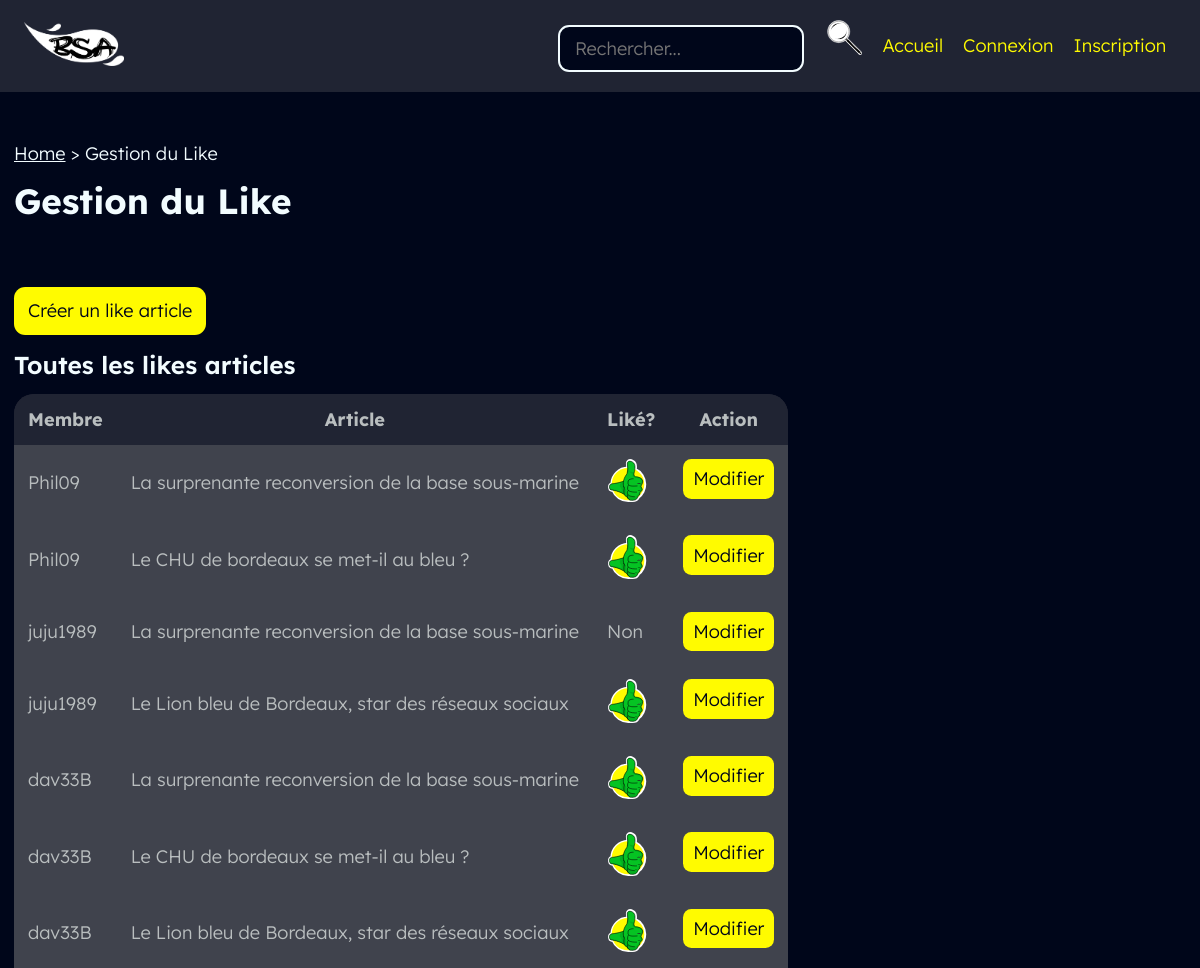
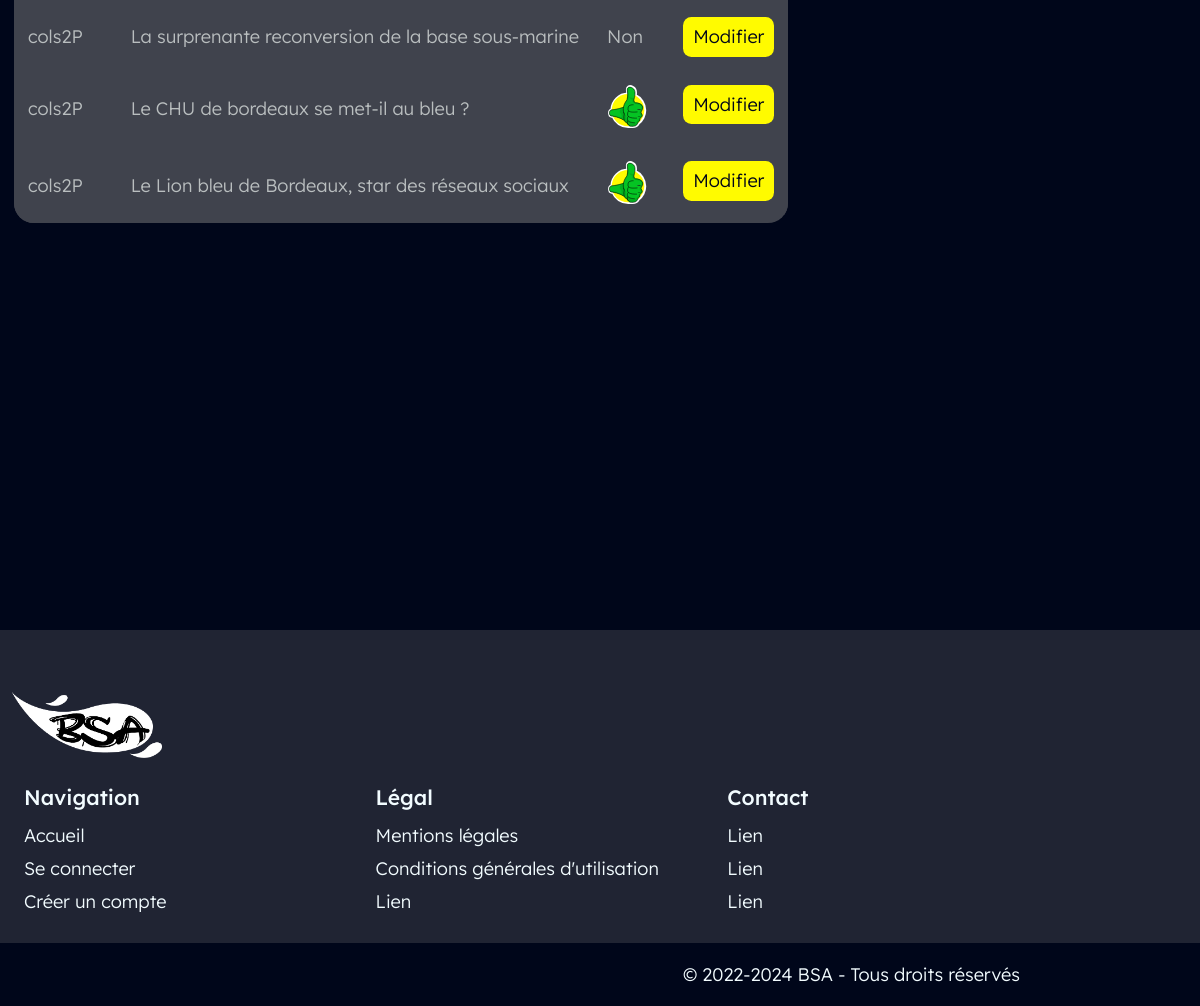
The app's page /back/likeArt/likeArt.php with its own data (2 pictures, top to bottom).
### tables this page shows
create table likeart
(
   numMemb int(10) not null,  
   numArt int(8) not null,    
   likeA bool DEFAULT TRUE,
   primary key (numMemb, numArt)
);

create table membre
(
   numMemb int(10) not null auto_increment,  
   prenomMemb varchar(70) not null,
   nomMemb varchar(70) not null,
   pseudoMemb varchar(70) not null,
   passMemb varchar(70) not null,
   eMailMemb varchar(100) not null,
   dtCreaMemb timestamp DEFAULT CURRENT_TIMESTAMP ON UPDATE CURRENT_TIMESTAMP,
   accordMemb bool DEFAULT TRUE,
   idStat int(5) not null,                   
   primary key (numMemb)
);

create table article
(
   numArt int(8) not null auto_increment,    
   dtCreArt timestamp DEFAULT CURRENT_TIMESTAMP ON UPDATE CURRENT_TIMESTAMP,	 
   libTitrArt varchar(100),	    
   libChapoArt text(500),			 
   libAccrochArt varchar(100),	 
   parag1Art text(1200),			 
   libSsTitr1Art varchar(100),	 
   parag2Art text(1200),			 
   libSsTitr2Art varchar(100),	 
   parag3Art text(1200),			 
   libConclArt text(800),			 
   urlPhotArt varchar(70),			 
   numAngl varchar(8) not null,	 
   numThem varchar(8) not null,	 
   primary key (numArt)
);

### CLASS_CRUD/likeart.class.php (called while the page is built, shortened)
<?php
require_once __DIR__ . '../../connect/database.php';
class likeart{
	function get_AllLikesArt(){
		global $db;
		$query = 'SELECT likeart.*, membre.pseudoMemb, article.libTitrArt FROM likeart
				INNER JOIN membre ON likeart.numMemb=membre.numMemb
				INNER JOIN article ON likeart.numArt=article.numArt;';
		$request = $db->query($query);
		$allLikesArt = $request->fetchAll();
		return($allLikesArt);
	}
}

### util/paths.php (called while the page is built, shortened)
<?php
function sitePath() {
    return realpath(__DIR__."/../");
}
function webSitePath($morePath="") {
    return preg_replace(
        '/\\\/',
        '/',
        str_replace(realpath($_SERVER["DOCUMENT_ROOT"]), '', sitePath())
    ).$morePath;
}
function webAssetPath($morePath="") {
    return webSitePath('/assets/'.$morePath);
}
?>

### back/likeArt/likeArt.php (the view, shortened to what this page needs)
<?php
require_once __DIR__ . '/../../util/index.php';
require_once __DIR__ . '/../../class_crud/likeart.class.php';
$monLikeArt = new likeart();
include __DIR__ . '/../../layouts/back/head.php';
?>
	<a class="btn btn-lg" href="./createLikeArt.php" title="Créer un Like Article">Créer un like article</a>
	<h3>Toutes les likes articles</h3>
	<table >
        <thead>
            <tr>
                <th>Membre</th>
                <th>Article</th>
                <th>Liké?</th>
                <th class="sticky-right">Action</th>
            </tr>
        </thead>
        <tbody>
        <?php
        $all = $monLikeArt->get_AllLikesArt();
        foreach($all as $row) {
        ?>
            <tr>
                <td><?= $row['pseudoMemb'] ?></td>
                <td><?= $row['libTitrArt'] ?></td>
                <td>
                    <?php if($row['likeA']) { ?>
                        <img width=40 src="<?=webAssetPath('svg/liked.svg') ?>" alt=" ">
                    <?php } else { ?>
                        Non
                    <?php } ?>
                </td>
                <td class="actions sticky-right">
                    <a class="btn btn-md" href="./updateLikeArt.php?numMemb=<?=$row['numMemb']?>&numArt=<?=$row['numArt']?>" title="Modifier le like">Modifier</a>
                </td>
            </tr>
        <?php }	 ?>
        </tbody>
    </table>
<?php require_once __DIR__ . '/../../layouts/back/foot.php'; ?>

### assets/css/var.css (style rules this page uses)
:root { font-size: 14px; --bg1: #00061A ; --bg2: #202433 ; --bg3: #40434D ; --p1: #F2FCFF ; --p2: #D5DDDF ; --p3:#B9BEBF ; --i:#FFFB00 ; --g1:#2F23D6 ; --g2:#4AC5E8 ; --g3:#D91D1D ; --g4:#EE7C0B ; --g5:#05C323 ; --g6:#EC03E5 ; --gFocus: #9da3f5; --h1: 400 6rem 'a Attack Graffiti', sans-serif; --h2: 700 2.5rem "Lexend Deca", sans-serif; --h3: 600 1.75rem "Lexend Deca", sans-serif; --h4: 500 1.5rem "Lexend Deca", sans-serif; --p: 300 1.3rem "Lexend Deca", sans-serif; --label: 200 1.125rem "Lexend Deca", sans-serif; --rounded-md: 0.6rem; --rounded-lg: 0.8rem; }

### assets/css/master.css (style rules this page uses)
body { background-color: var(--bg1); color: var(--p1); position: relative; width: 100%; }
* { box-sizing: border-box; margin: 0; padding: 0; background: var(--background); color: var(--color); outline: 0px solid transparent; }
.btn { --color: var(--bg1); --background: var(--i); text-decoration: none; font: var(--p); display: inline-block; text-align: center; cursor: pointer; border: none; transition: transform .2s, outline .2s; }
.btn.btn-lg { padding: 0.9rem 1rem; border-radius: var(--rounded-lg); }
.btn.btn-md { padding: 0.6rem 0.7rem; border-radius: var(--rounded-md); }
h1, h2, h3, h4 { margin-top: 1rem; margin-bottom: 1rem; }
h3, .font-h3 { font: var(--h3); }

### assets/css/admin.css (style rules this page uses)
table { display: block; position: relative; border-radius: 20px; padding: 0; overflow: hidden; border: none; font: var(--p); overflow-x: auto; overflow-y: auto; max-height: 80vh; max-width: 100%; }
table, th, td { border: hidden; border-collapse:collapse; }
table thead { position: sticky; top:0; border: none; padding: 1rem; color: var(--p3); background: var(--bg2); z-index: 10; }
table th { color: var(--p3); background: var(--bg2); }
table td { color: var(--p3); background: var(--bg3); }
table th, table td { height: auto; padding: 1rem 1rem; }
table .actions { display: flex; flex-flow: row nowrap; gap: 1rem; }
table .sticky-right { position: sticky; right: 0; }
table tbody { border: none; padding: 1rem; color: var(--p1); background: var(--bg3); }

### records on screen
likeart: numMemb.pseudoMemb "Phil09", numArt.libTitrArt "La surprenante reconversion de la base sous-marine", likeA 1 (drawn)
likeart: numMemb.pseudoMemb "Phil09", numArt.libTitrArt "Le CHU de bordeaux se met-il au bleu ?", likeA 1 (drawn)
likeart: numMemb.pseudoMemb "juju1989", numArt.libTitrArt "La surprenante reconversion de la base sous-marine", likeA "Non"
likeart: numMemb.pseudoMemb "juju1989", numArt.libTitrArt "Le Lion bleu de Bordeaux, star des réseaux sociaux", likeA 1 (drawn)
likeart: numMemb.pseudoMemb "dav33B", numArt.libTitrArt "La surprenante reconversion de la base sous-marine", likeA 1 (drawn)
likeart: numMemb.pseudoMemb "dav33B", numArt.libTitrArt "Le CHU de bordeaux se met-il au bleu ?", likeA 1 (drawn)
likeart: numMemb.pseudoMemb "dav33B", numArt.libTitrArt "Le Lion bleu de Bordeaux, star des réseaux sociaux", likeA 1 (drawn)
likeart: numMemb.pseudoMemb "cols2P", numArt.libTitrArt "La surprenante reconversion de la base sous-marine", likeA "Non"
likeart: numMemb.pseudoMemb "cols2P", numArt.libTitrArt "Le CHU de bordeaux se met-il au bleu ?", likeA 1 (drawn)
likeart: numMemb.pseudoMemb "cols2P", numArt.libTitrArt "Le Lion bleu de Bordeaux, star des réseaux sociaux", likeA 1 (drawn)

### other values on screen
$navItemLabel "Home"
$navItemLabel "Gestion du Like"
$pageTitle "Gestion du Like"
